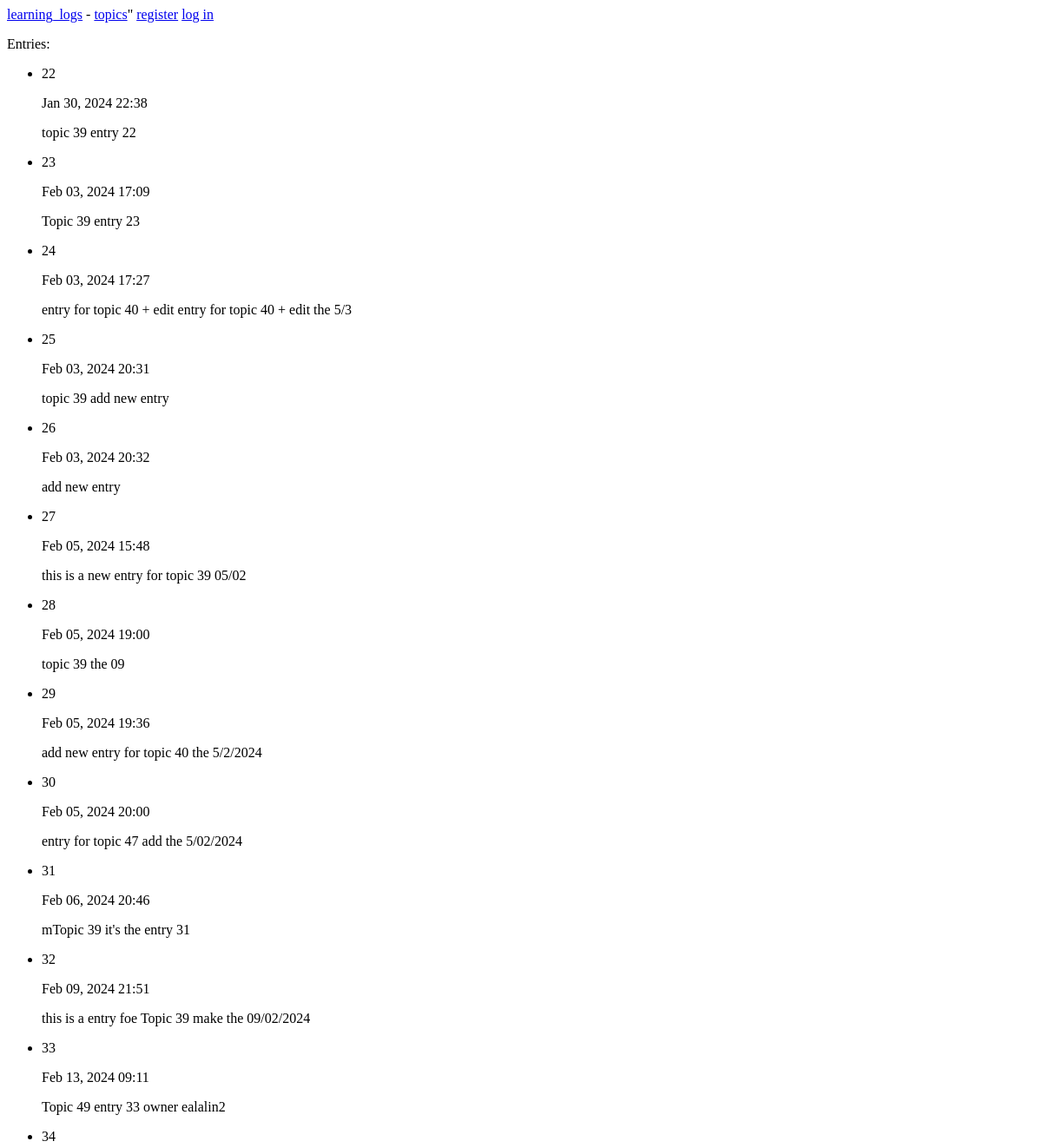
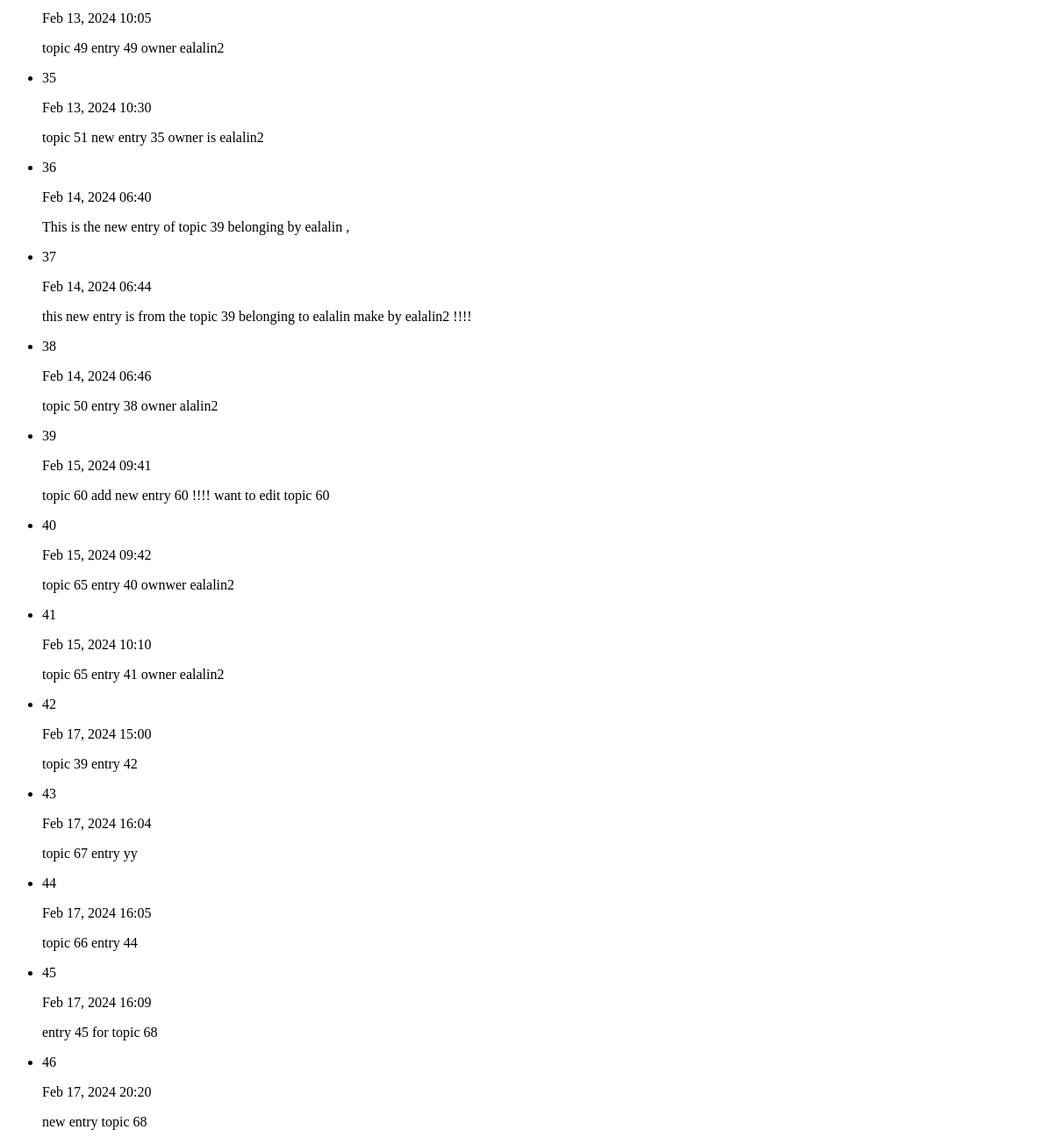
Page /show_entry/ on the earlier database version (2 pictures, top to bottom).
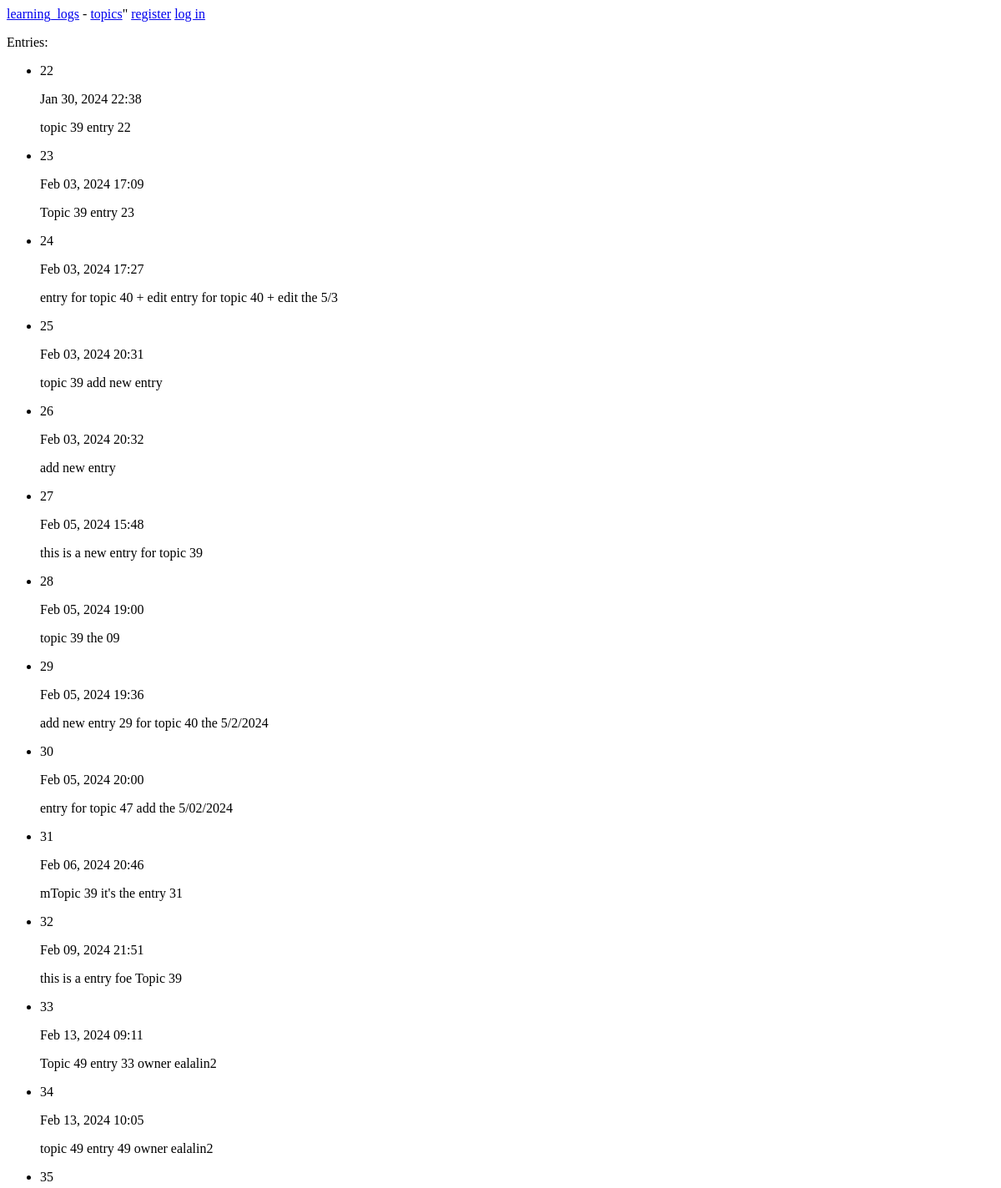
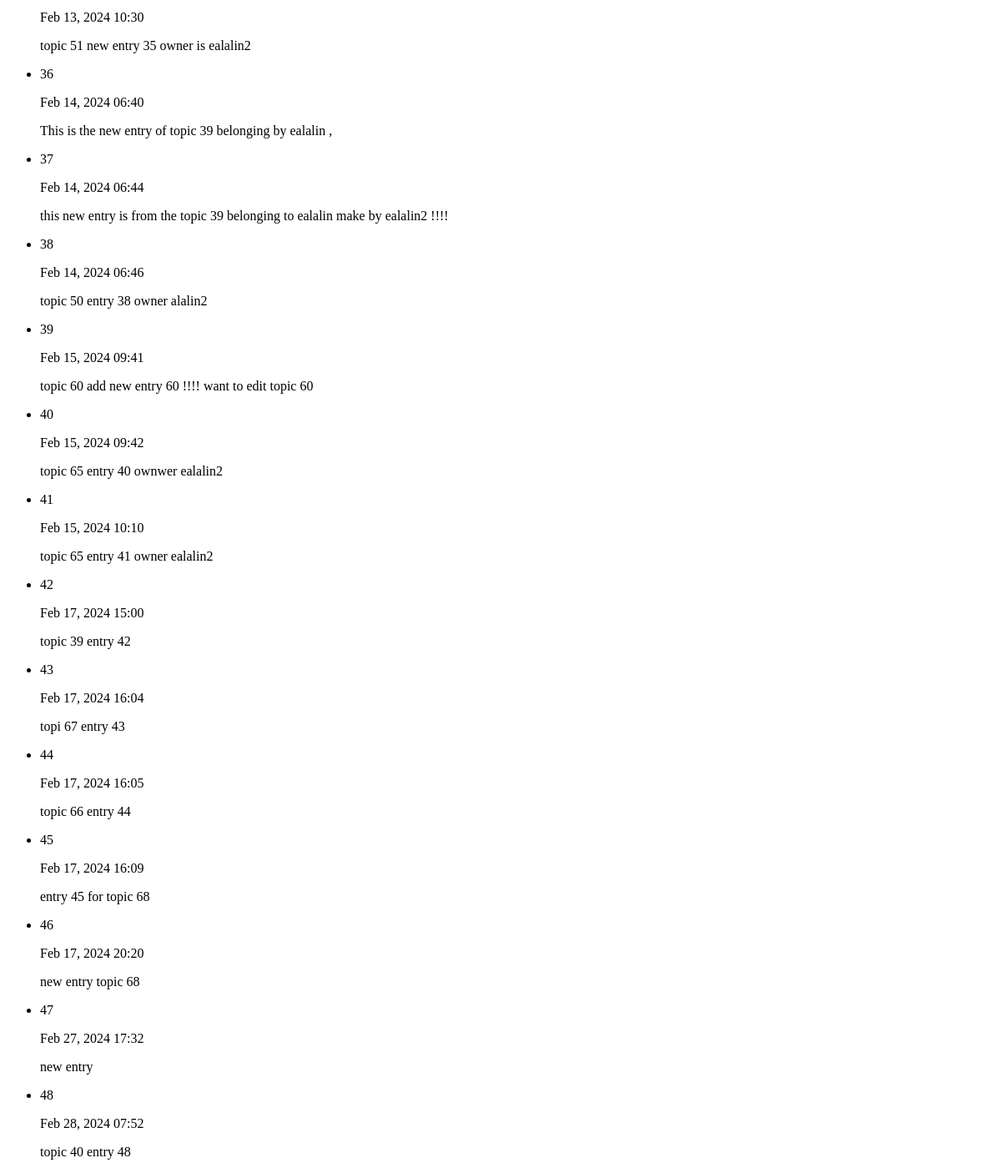
Same page on the later database version (2 pictures, top to bottom).
### learning_logs/models.py (models this page shows, shortened)
class Entry(models.Model):
    topic = models.ForeignKey(Topic, on_delete=models.CASCADE)
    text = TextField(max_length=200)  # Using the custom TextField
    date_added = models.DateTimeField(auto_now_add=True)
    class Meta:
        verbose_name_plural = 'entries'

### learning_logs/views.py (the view)
# urls.py: url(r'^show_entry/$', views.show_entry , name='show_entry'),
def show_entry(request ):
    try:
       entries = Entry.objects.all()
       context = {'entries': entries}
       return render(request, 'learning_logs/show_entry.html', context)
    except EntryForm.DoesNotExist:
     raise Http404("Entry does not exist")

### learning_logs/templates/learning_logs/show_entry.html
{% extends 'learning_logs/base.html' %}
{% block content %}
 <p>Entries:</p>
<ul>
   {% for entry in entries %}
     <li>
      <p>{{ entry.id }}</p>
      <p>{{ entry.date_added|date:'M d, Y H:i' }}</p>
      <p>{{ entry.text|linebreaks }}</p>
     </li>
    {% empty %}
     <li>
       There are no entry yet.
      <li>
     {% endfor %}
</ul>
{% endblock content %}

### learning_logs/templates/learning_logs/base.html (shortened to what this page needs)
<p>
<a href="{% url 'learning_logs:index' %}">learning_logs</a>
-
<a href="{% url 'learning_logs:topics'  %}">topics</a>"
{% if user.is_authenticated %}
    Hello, {{ user.username }}
    <a href="{% url 'users:logout' %}">log out</a>
{% else %}
    <a href="{% url 'users:register' %}">register</a>
    <a href="{% url 'users:login' %}">log in</a>
 {% endif %}
<p>
{% block content %}
 {% endblock content %}

Differences in the rows shown:
changed Entry id 27: text "this is a new entry for topic 39 05/02" → "this is a new entry for topic 39"
changed Entry id 29: text "add new entry for topic 40 the 5/2/2024" → "add new entry 29 for topic 40 the 5/2/2024"
changed Entry id 32: text "this is a entry foe Topic 39 make the 09/02/2024" → "this is a entry foe Topic 39"
changed Entry id 43: text "topic 67 entry yy" → "topi 67 entry 43"
added Entry: id "47", date_added "Feb 27, 2024 17:32", text "new entry"
added Entry: id "48", date_added "Feb 28, 2024 07:52", text "topic 40 entry 48"
